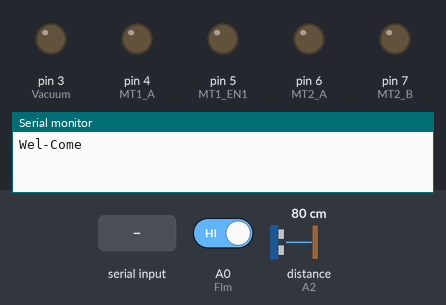
The sketch below on a simulated Arduino Uno, built with avr-gcc and run on an emulated ATmega328P. Parts: output pins drawn as LEDs (lit = HIGH), the last lines printed to the serial monitor. The test bench sets the inputs (shaded band); at power-on: A0 (Flm) HIGH, distance to the obstacle (sensor on A2) 80 cm. The echo pulse lasts 58.3 µs per cm.

Above: at 1.2 s.
1.3 s: "F" received over Serial
At 2.3 s:
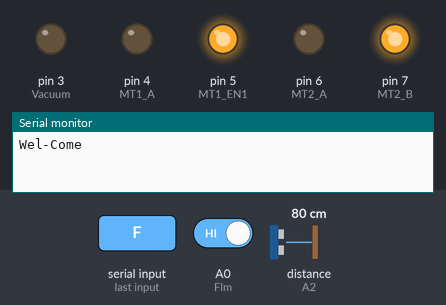
2.8 s: "B" received over Serial
At 4.0 s:
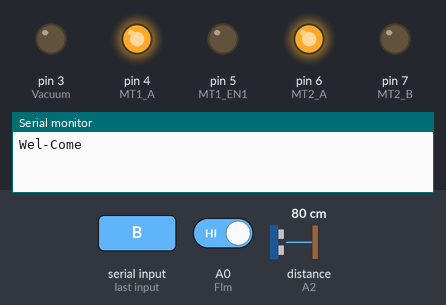
4.3 s: "L" received over Serial
At 4.6 s:
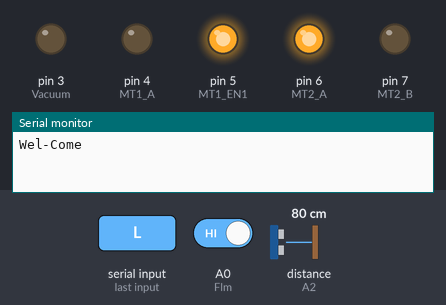
5.8 s: "R" received over Serial
At 6.9 s:
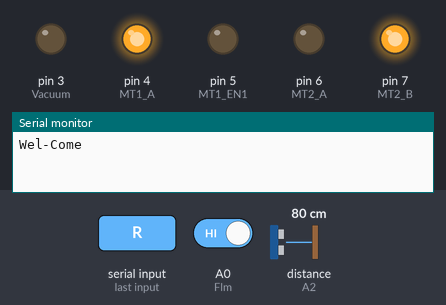
7.3 s: "V" received over Serial
At 8.3 s:
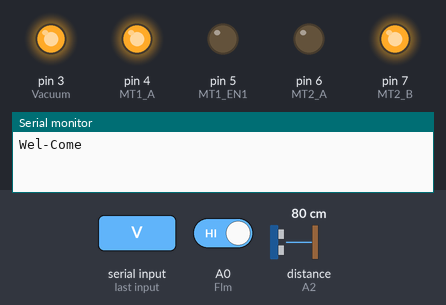
8.8 s: A0 (Flm) driven LOW
At 9.8 s:
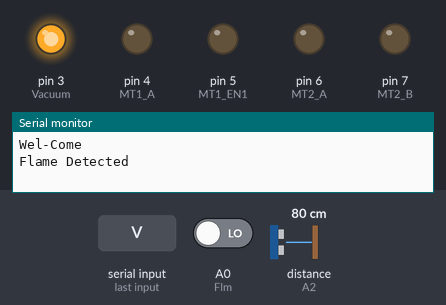
Timing chart, 0 to 11.3 s (numbered marks = the images above; inputs shaded):
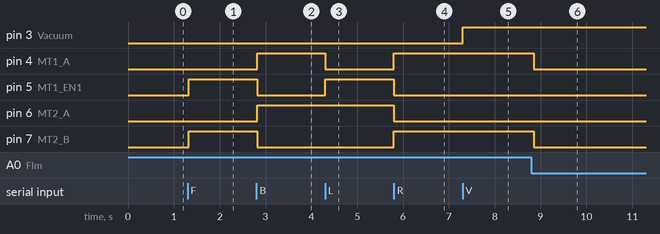

The sketch:

Vacuum.ino
```cpp
#include <NewPing.h>


#define BAUDRATE 9600

#define MT1_A    4
#define MT1_EN1  5
#define MT2_A    6
#define MT2_B    7
#define Flm      A0
#define Vacuum   3

#define TRIG_PIN A1
#define ECHO_PIN A2

#define MAX_DISTANCE 300
#define COLL_DIST 30

NewPing sonar(TRIG_PIN, ECHO_PIN, MAX_DISTANCE);
int curDist = 0;

int cm = 0;
int ivalue;
int temp1 = 0;
#define Mspeed 100

char command;
bool Status = false;

boolean flag = 0;
boolean flag1 = 0;
unsigned int US1;

//***************************************************************
void setup()
 {
  Serial.begin(BAUDRATE);
  //blue.begin(BAUDRATE);

  pinMode(MT1_A,OUTPUT); pinMode(MT1_EN1,OUTPUT);
  pinMode(MT2_A,OUTPUT); pinMode(MT2_B,OUTPUT);
  pinMode(Vacuum,OUTPUT);
  pinMode(Flm,INPUT);
  Serial.println("Wel-Come");
 }

//***************************************************************
void loop()
 {
  if(Serial.available())
   {
    command = (Serial.read());
    switch(command)
      {
        case 'F': Robot_Forword();  break;
        case 'B': Robot_Reverse();  break;
        case 'L': Robot_Left();     break;
        case 'R': Robot_Right();    break;
        case 'S': Robot_Stop();     break;
        case 'V': Robot_Vacuum();   break;
        case 'A': Robot_Auto();     break;
      }
   }
//.....................................................
  if(flag == 0)
  {
   US1 = sonar.ping_in();  delay(50);
   if(US1 >= 1 && US1 <= 20)  { Robot_Stop(); }
  }
//.....................................................
   if(digitalRead(Flm) == 0 && flag1 == 0)
   {
    Robot_Stop();
    Serial.println("Flame Detected");
    flag1 = 1;
   }
   else if(digitalRead(Flm) == 1 && flag1 == 1)
   {
    Serial.println("No Flame");
    flag1 = 0;
   }

 }  // Main Loop

//*******************************************************************************
//*******************************************************************************
 void Robot_Forword()
  {
   if(US1 >= 1 && US1 <= 20)  { Robot_Stop(); Serial.println(US1); }

   else
      {
       digitalWrite(MT1_A, LOW);   analogWrite(MT1_EN1,255);
       digitalWrite(MT2_A, LOW);   digitalWrite(MT2_B, HIGH);
       flag = 0;
      }
  }
//___________________________________________________________
 void Robot_Reverse()
  {
   digitalWrite(MT1_A, HIGH);   analogWrite(MT1_EN1,0);
   digitalWrite(MT2_A, HIGH);   digitalWrite(MT2_B, LOW);
   flag = 1;
  }
//___________________________________________________________
 void Robot_Right()
  {
   digitalWrite(MT1_A, HIGH);   analogWrite(MT1_EN1,0);
   digitalWrite(MT2_A, LOW);   digitalWrite(MT2_B, HIGH);
   flag = 1;
  }
//___________________________________________________________
 void Robot_Left()
  {
   digitalWrite(MT1_A, LOW);   analogWrite(MT1_EN1,255);
   digitalWrite(MT2_A, HIGH);  digitalWrite(MT2_B, LOW);
   flag = 1;
  }

//___________________________________________________________
void Robot_Stop()
  {
   digitalWrite(MT1_A, LOW);   digitalWrite(MT1_EN1, LOW);
   digitalWrite(MT2_A, LOW);   digitalWrite(MT2_B, LOW);
   flag = 0;
  }
//**********************************************************
void Robot_Vacuum()
  {
   digitalWrite(Vacuum, !digitalRead(Vacuum));
   flag = 0;
  }
//**********************************************************
void Robot_Auto()
  {
   while(!Serial.available())
    {
     US1 = sonar.ping_in();  delay(50);
     if(US1 >= 1 && US1 <= 12)  { Robot_Stop(); delay(1000); Robot_Right(); delay(500); }

     digitalWrite(Vacuum,HIGH);
     digitalWrite(MT1_A, LOW);   analogWrite(MT1_EN1,255);
     digitalWrite(MT2_A, LOW);   digitalWrite(MT2_B, HIGH);
    }

   command = (Serial.read());
   switch(command)
      {
        case 'S': Robot_Stop();   break;
      }
  }
//**************************************************************
//**************************************************************
```

Measured:
- after the input at 1.3 s, pin 5 (MT1_EN1), pin 7 (MT2_B): LOW → HIGH at once
- after the input at 2.8 s, pin 4 (MT1_A), pin 6 (MT2_A): LOW → HIGH at once; pin 5 (MT1_EN1), pin 7 (MT2_B): HIGH → LOW at once
- after the input at 4.3 s, pin 4 (MT1_A): HIGH → LOW at once; pin 5 (MT1_EN1): LOW → HIGH at once
- after the input at 5.8 s, pin 4 (MT1_A), pin 7 (MT2_B): LOW → HIGH at once; pin 5 (MT1_EN1), pin 6 (MT2_A): HIGH → LOW at once
- after the input at 7.3 s, pin 3 (Vacuum): LOW → HIGH at once
- after the input at 8.8 s, pin 4 (MT1_A), pin 7 (MT2_B): HIGH → LOW after 0.05 s
